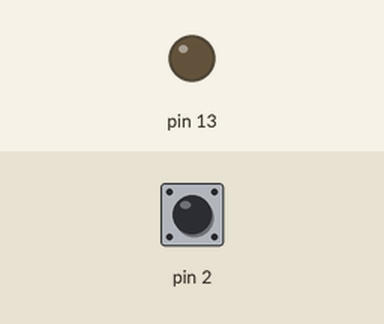
Recording of a sketch running on a simulated Arduino Uno, built with avr-gcc and run on an emulated ATmega328P. On the bench: output pins drawn as LEDs (lit = HIGH). The inputs (shaded band) are chosen by the test bench; at power-on: pin 2 HIGH.

Above: at 1.2 s.
1.3 s: pin 2 pulled LOW for 0.15 s
At 2.5 s:
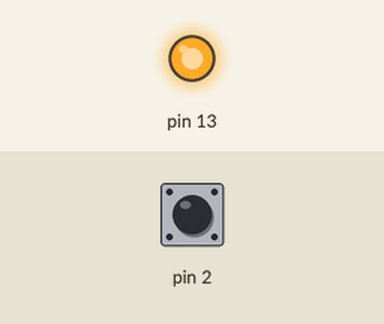
2.9 s: pin 2 pulled LOW for 1 s
At 3.5 s:
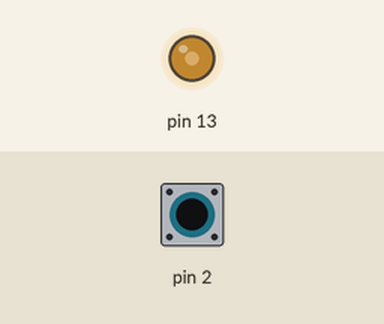
Timing chart, 0 to 5.9 s (numbered marks = the images above; inputs shaded):
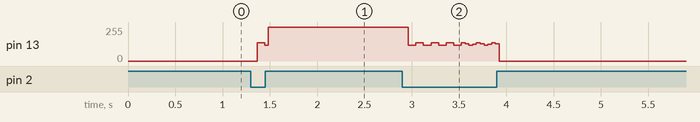

Measured:
- after the input at 1.3 s, pin 13: 0/255 → 137/255 after 0.06 s, → 255/255 0.08 s later

The sketch:

Interrupcion_externa.ino
```cpp
void setup() {
 DDRB|=0b00100000;//pb5 salida(led arduino uno)
 DDRD|=0b00000000;//pc0 entrada
 PORTD|=0b00000100;//habilita pull up en pc0
 EIMSK|=0b00000001;//habilita interrupcion en pin INT0
 sei();
}

void loop() {

}
ISR(INT0_vect){
PORTB^=0b00100000;
delay(1000);
  }
```
